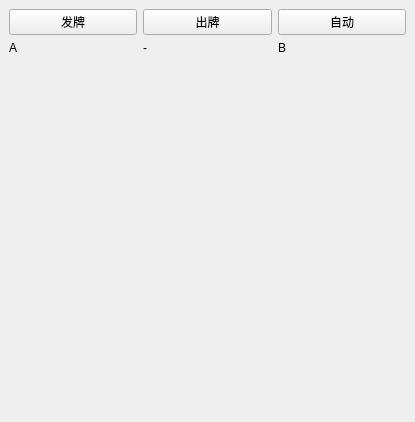
<?xml version="1.0" encoding="UTF-8"?>
<ui version="4.0">
 <class>MainWindow</class>
 <widget class="QMainWindow" name="MainWindow">
  <property name="geometry">
   <rect>
    <x>0</x>
    <y>0</y>
    <width>415</width>
    <height>422</height>
   </rect>
  </property>
  <property name="windowTitle">
   <string>MainWindow</string>
  </property>
  <widget class="QWidget" name="centralwidget">
   <layout class="QGridLayout" name="gridLayout">
    <item row="2" column="0">
     <widget class="QLabel" name="label_playerA">
      <property name="text">
       <string>A</string>
      </property>
      <property name="alignment">
       <set>Qt::AlignLeading|Qt::AlignLeft|Qt::AlignTop</set>
      </property>
      <property name="wordWrap">
       <bool>true</bool>
      </property>
     </widget>
    </item>
    <item row="2" column="2">
     <widget class="QLabel" name="label_playerB">
      <property name="text">
       <string>B</string>
      </property>
      <property name="alignment">
       <set>Qt::AlignLeading|Qt::AlignLeft|Qt::AlignTop</set>
      </property>
      <property name="wordWrap">
       <bool>true</bool>
      </property>
     </widget>
    </item>
    <item row="2" column="1">
     <widget class="QLabel" name="label_zone">
      <property name="text">
       <string>-</string>
      </property>
      <property name="alignment">
       <set>Qt::AlignLeading|Qt::AlignLeft|Qt::AlignTop</set>
      </property>
      <property name="wordWrap">
       <bool>true</bool>
      </property>
     </widget>
    </item>
    <item row="1" column="0">
     <widget class="QPushButton" name="pushButton">
      <property name="text">
       <string>发牌</string>
      </property>
     </widget>
    </item>
    <item row="1" column="1">
     <widget class="QPushButton" name="pushButton_sim">
      <property name="text">
       <string>出牌</string>
      </property>
     </widget>
    </item>
    <item row="1" column="2">
     <widget class="QPushButton" name="pushButton_simAuto">
      <property name="text">
       <string>自动</string>
      </property>
     </widget>
    </item>
   </layout>
  </widget>
 </widget>
 <resources/>
 <connections/>
</ui>
